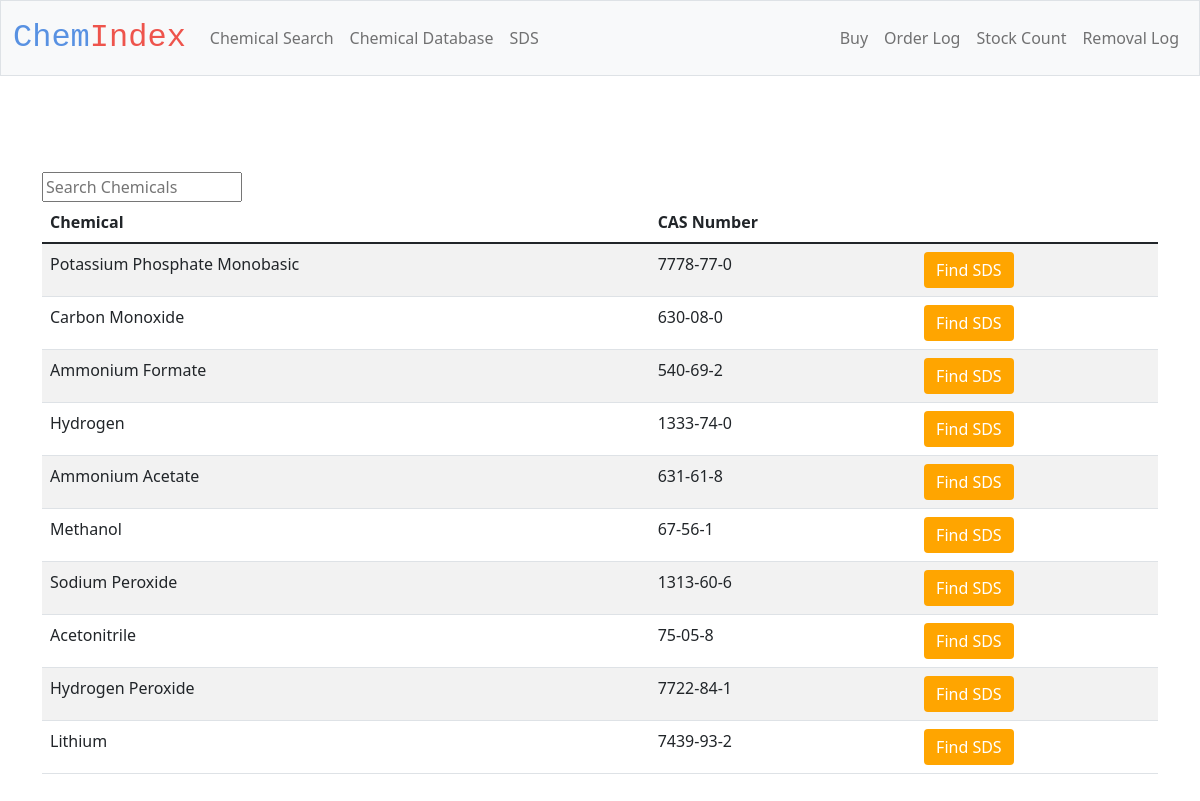
/cas_database, run on an earlier commit of the app's database.
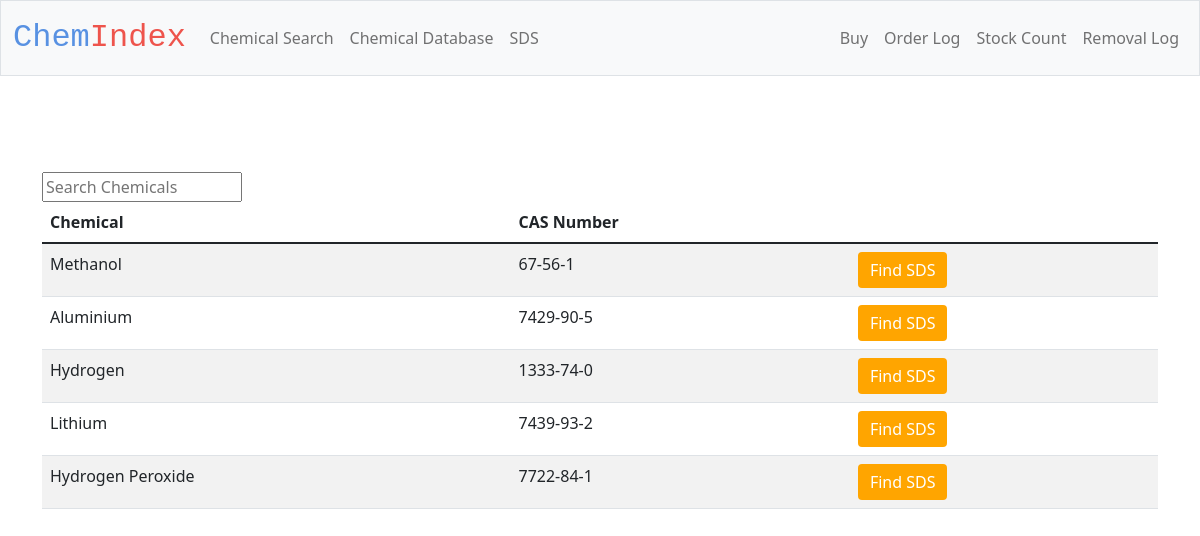
And on a later commit of the database.
### tables this page shows
CREATE TABLE Chemicals (
    name TEXT NOT NULL PRIMARY KEY, 
    cas NOT NULL, time DATETIME);

### app.py (the view)
@app.route('/cas_database')
def cas_database():
    with sqlite3.connect(db_path) as db:
        data = db.execute("SELECT * FROM Chemicals ORDER BY time DESC")
        return render_template("cas_database.html", chemicals = data)

### templates/cas_database.html (shortened to what this page needs)
{% extends "layout.html" %}
{% block main %}
<main class="container py-5">
    <input type="text" class="cd-search table-filter search" placeholder="Search Chemicals"
    data-table = "cas_table" id="search_input" onkeyup="search_table()"/>
    <table class="table table-striped" id = "cas_table"name= "cas_table">
        <thead>
            <tr>
                <th class="text-start">Chemical</th>
                <th class="text-start">CAS Number</th>
            </tr>
        </thead>
       <tbody>
        {% for chem in chemicals %}
                <tr>
                    <form action="/sds" method="post">
                    <td class="text-start"> {{chem[0]}}</td>
                    <td class="text-start">{{chem[1]}}</td>
                    <td class="text-start"> <button class ="button_sds_database btn btn-primary" type="submit">Find SDS</button></td>
                    </form>
                </tr>
        {% endfor %}
        </tbody>
    </table>
        </main>
{% endblock %}

### templates/layout.html (shortened to what this page needs)
<!doctype html>
<html lang="en">
  <head>
    <link href="https://cdn.jsdelivr.net/npm/bootstrap@5.1.3/dist/css/bootstrap.min.css" rel="stylesheet">
    <link href="/static/styles.css" rel="stylesheet">
  </head>
  <body>
    <nav class="bg-light border navbar navbar-expand-md navbar-light">
        <div class = "container-fluid">
            <a class = "navbar-brand" href="/"><span class="blue">Chem</span><span class="red">Index</span></a>
                <div class="collapse navbar-collapse" id="navbarNav">
                    <ul class="navbar-nav">
                      <li class="nav-item"><a class="nav-link" href="/search">Chemical Search</a></li>
                      <li class="nav-item"><a class="nav-link" href="/cas_database">Chemical Database</a></li>
                      <li class="nav-item"><a class="nav-link" href="/sds">SDS</a></li>
                    </ul>
                    <ul class="navbar-nav ms-auto ml-5">
                      <li class="nav-item"><a class="nav-link" href="/buy">Buy </a></li>
                      <li class="nav-item"><a class="nav-link" href="/purchase_database"> Order Log </a></li>
                      <li class="nav-item"><a class="nav-link" href="/stock"> Stock Count </a></li>
                      <li class="nav-item"><a class="nav-link" href="/removal_data"> Removal Log </a></li>
                    </ul>
                  </div>
        </div>
    </nav>
    <main class="container-fluid py-5 text-center">
        {% block main %}{% endblock %}
    </main>
  </body>
</html>

### static/styles.css (style rules this page uses)
nav .navbar-brand { font-size: xx-large; font-family: 'Courier New', Courier, monospace; }
.blue { color: #5891e2; }
.red { color: #ee544c; }
.button_sds_database { background-color:orange; color: white; border: none; }
.search { display:flex; flex-direction: row; position: relative; width:200px; }

What changed in the data, as far as the page shows it:
removed Chemicals: name "Potassium Phosphate Monobasic", cas "7778-77-0"
removed Chemicals: name "Carbon Monoxide", cas "630-08-0"
removed Chemicals: name "Ammonium Formate", cas "540-69-2"
removed Chemicals: name "Ammonium Acetate", cas "631-61-8"
removed Chemicals: name "Sodium Peroxide", cas "1313-60-6"
removed Chemicals: name "Acetonitrile", cas "75-05-8"
changed Chemicals "Methanol": moves up the list
added Chemicals: name "Aluminium", cas "7429-90-5"
changed Chemicals "Lithium": moves up the list
